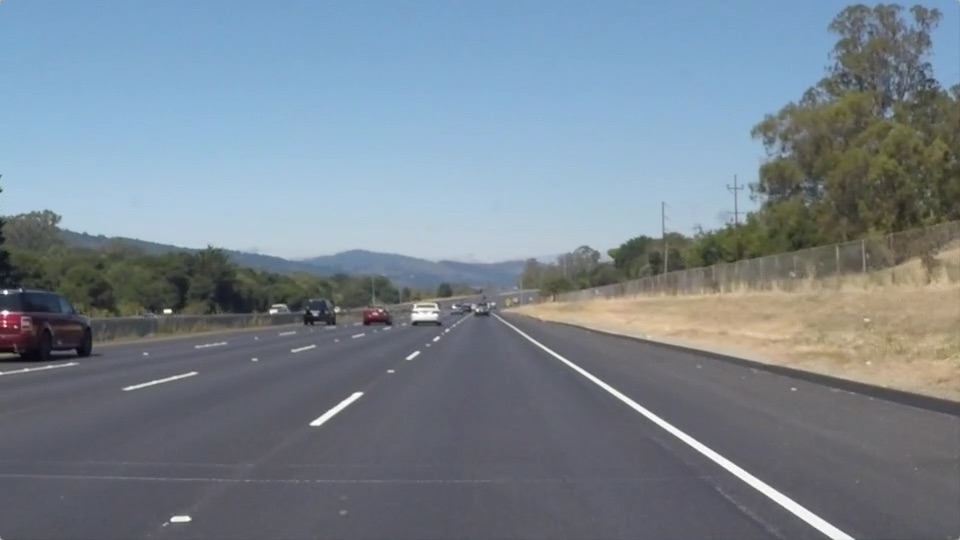
#> input picture CarND-LaneLines-P1/test_images/solidWhiteRight.jpg, 960 x 540 px
$ jupyter execute --allow-errors P1.ipynb   (shell and % lines are left out)
#> lines starting #> are read from the running program, lines starting #| are printed output that depends on the picture; after the words box and inside, x2 and y2 are one past the last pixel; in counts of white or black regions, pixels touching at a corner belong together
# Self-Driving Car Engineer Nanodegree

## Project: **Finding Lane Lines on the Road**
***
In this project, you will use the tools you learned about in the lesson to identify lane lines on the road.  You can develop your pipeline on a series of individual images, and later apply the result to a video stream (really just a series of images). Check out the video clip "raw-lines-example.mp4" (also contained in this repository) to see what the output should look like after using the helper functions below.

Once you have a result that looks roughly like "raw-lines-example.mp4", you'll need to get creative and try to average and/or extrapolate the line segments you've detected to map out the full extent of the lane lines.  You can see an example of the result you're going for in the video "P1_example.mp4".  Ultimately, you would like to draw just one line for the left side of the lane, and one for the right.

In addition to implementing code, there is a brief writeup to complete. The writeup should be completed in a separate file, which can be either a markdown file or a pdf document. There is a [write up template](https://github.com/udacity/CarND-LaneLines-P1/blob/master/writeup_template.md) that can be used to guide the writing process. Completing both the code in the Ipython notebook and the writeup template will cover all of the [rubric points](https://review.udacity.com/#!/rubrics/322/view) for this project.

---
Let's have a look at our first image called 'test_images/solidWhiteRight.jpg'.  Run the 2 cells below (hit Shift-Enter or the "play" button above) to display the image.

**Note: If, at any point, you encounter frozen display windows or other confounding issues, you can always start again with a clean slate by going to the "Kernel" menu above and selecting "Restart & Clear Output".**

---

**The tools you have are color selection, region of interest selection, grayscaling, Gaussian smoothing, Canny Edge Detection and Hough Tranform line detection.  You  are also free to explore and try other techniques that were not presented in the lesson.  Your goal is piece together a pipeline to detect the line segments in the image, then average/extrapolate them and draw them onto the image for display (as below).  Once you have a working pipeline, try it out on the video stream below.**

---

<figure>

 <figcaption>
 <p></p>
 <p style="text-align: center;"> Your output should look something like this (above) after detecting line segments using the helper functions below </p>
 </figcaption>
</figure>
 <p></p>
<figure>

 <figcaption>
 <p></p>
 <p style="text-align: center;"> Your goal is to connect/average/extrapolate line segments to get output like this</p>
 </figcaption>
</figure>

**Run the cell below to import some packages.  If you get an `import error` for a package you've already installed, try changing your kernel (select the Kernel menu above --> Change Kernel).  Still have problems?  Try relaunching Jupyter Notebook from the terminal prompt.  Also, see [this forum post](https://carnd-forums.udacity.com/cq/viewquestion.action?spaceKey=CAR&id=29496372&questionTitle=finding-lanes---import-cv2-fails-even-though-python-in-the-terminal-window-has-no-problem-with-import-cv2) for more troubleshooting tips.**

## Import Packages

[cell 1]
#importing some useful packages
import matplotlib.pyplot as plt
import matplotlib.image as mpimg
import numpy as np
import cv2

## Read in an Image

[cell 2]
#reading in an image
image = mpimg.imread('test_images/solidWhiteRight.jpg')
#> image is the input picture: shape (540, 960, 3); mean R, G, B 120.3, 132.6, 143.7

#printing out some stats and plotting
print('This image is:', type(image), 'with dimensions:', image.shape)
#| This image is: <class 'numpy.ndarray'> with dimensions: (540, 960, 3)
plt.imshow(image)  # if you wanted to show a single color channel image called 'gray', for example, call as plt.imshow(gray, cmap='gray')

## Ideas for Lane Detection Pipeline

**Some OpenCV functions (beyond those introduced in the lesson) that might be useful for this project are:**

`cv2.inRange()` for color selection
`cv2.fillPoly()` for regions selection
`cv2.line()` to draw lines on an image given endpoints
`cv2.addWeighted()` to coadd / overlay two images
`cv2.cvtColor()` to grayscale or change color
`cv2.imwrite()` to output images to file
`cv2.bitwise_and()` to apply a mask to an image

**Check out the OpenCV documentation to learn about these and discover even more awesome functionality!**

## Helper Functions

Below are some helper functions to help get you started. They should look familiar from the lesson!

[cell 3]
import math

def grayscale(img):
    """Applies the Grayscale transform
    This will return an image with only one color channel
    but NOTE: to see the returned image as grayscale
    (assuming your grayscaled image is called 'gray')
    you should call plt.imshow(gray, cmap='gray')"""
    return cv2.cvtColor(img, cv2.COLOR_RGB2GRAY)
    # Or use BGR2GRAY if you read an image with cv2.imread()
    # return cv2.cvtColor(img, cv2.COLOR_BGR2GRAY)

def canny(img, low_threshold, high_threshold):
    """Applies the Canny transform"""
    return cv2.Canny(img, low_threshold, high_threshold)

def gaussian_blur(img, kernel_size):
    """Applies a Gaussian Noise kernel"""
    return cv2.GaussianBlur(img, (kernel_size, kernel_size), 0)

def region_of_interest(img, vertices):
    """
    Applies an image mask.

    Only keeps the region of the image defined by the polygon
    formed from `vertices`. The rest of the image is set to black.
    """
    #defining a blank mask to start with
    mask = np.zeros_like(img)

    #defining a 3 channel or 1 channel color to fill the mask with depending on the input image
    if len(img.shape) > 2:
        channel_count = img.shape[2]  # i.e. 3 or 4 depending on your image
        ignore_mask_color = (255,) * channel_count
    else:
        ignore_mask_color = 255

    #filling pixels inside the polygon defined by "vertices" with the fill color
    cv2.fillPoly(mask, vertices, ignore_mask_color)

    #returning the image only where mask pixels are nonzero
    masked_image = cv2.bitwise_and(img, mask)
    return masked_image

def extrapolate_line(img, list_of_lines):
    shape = img.shape

    x = []
    y = []
    for x1, y1, x2, y2 in list_of_lines:
        x += [x1, x2]
        y += [y1, y2]
    z = np.polyfit(x, y, 1)
    m, b = z
    x_for_y0 = int((shape[0] - b) / m)
    x_for_y1 = int((min(y) - b) / m)
    return np.array([[x_for_y0, shape[0], x_for_y1, min(y)]])


def draw_lines(img, lines, color=[255, 0, 0], thickness=5):
    """
    NOTE: this is the function you might want to use as a starting point once you want to
    average/extrapolate the line segments you detect to map out the full
    extent of the lane (going from the result shown in raw-lines-example.mp4
    to that shown in P1_example.mp4).

    Think about things like separating line segments by their
    slope ((y2-y1)/(x2-x1)) to decide which segments are part of the left
    line vs. the right line.  Then, you can average the position of each of
    the lines and extrapolate to the top and bottom of the lane.

    This function draws `lines` with `color` and `thickness`.
    Lines are drawn on the image inplace (mutates the image).
    If you want to make the lines semi-transparent, think about combining
    this function with the weighted_img() function below
    """
    left_lines = []
    right_lines = []
    for line in lines:
        for x1,y1,x2,y2 in line:
            if x2 == x1:
                continue
            slope = ((y2-y1)/(x2-x1))
            if abs(slope) < 0.5:
                continue
            if slope > 0:
                right_lines.extend(line.tolist())
            else:
                left_lines.extend(line.tolist())

    if len(left_lines) == 0:
        print("Error: there is no line on the left")
    else:
        left_line = extrapolate_line(img, left_lines)
#         print('left_line:', left_line)
        for x1,y1,x2,y2 in left_line:
            cv2.line(img, (x1, y1), (x2, y2), color, thickness)


    if len(right_lines) == 0:
        print("Error: there is no line on the right")
    else:
        right_line = extrapolate_line(img, right_lines)
#         print('right_line:', right_line)
        for x1,y1,x2,y2 in right_line:
            cv2.line(img, (x1, y1), (x2, y2), color, thickness)

#     for line in lines:
#         for x1,y1,x2,y2 in line:
#             cv2.line(img, (x1, y1), (x2, y2), color, thickness)

def hough_lines(img, rho, theta, threshold, min_line_len, max_line_gap):
    """
    `img` should be the output of a Canny transform.

    Returns an image with hough lines drawn.
    """
    lines = cv2.HoughLinesP(img, rho, theta, threshold, np.array([]), minLineLength=min_line_len, maxLineGap=max_line_gap)
    line_img = np.zeros((img.shape[0], img.shape[1], 3), dtype=np.uint8)
    draw_lines(line_img, lines)
    return line_img

# Python 3 has support for cool math symbols.

def weighted_img(img, initial_img, α=0.8, β=1., λ=0.):
    """
    `img` is the output of the hough_lines(), An image with lines drawn on it.
    Should be a blank image (all black) with lines drawn on it.

    `initial_img` should be the image before any processing.

    The result image is computed as follows:

    initial_img * α + img * β + λ
    NOTE: initial_img and img must be the same shape!
    """
    return cv2.addWeighted(initial_img, α, img, β, λ)

## Test Images

Build your pipeline to work on the images in the directory "test_images"
**You should make sure your pipeline works well on these images before you try the videos.**

[cell 4]
import os
os.listdir("test_images/")

## Build a Lane Finding Pipeline

Build the pipeline and run your solution on all test_images. Make copies into the `test_images_output` directory, and you can use the images in your writeup report.

Try tuning the various parameters, especially the low and high Canny thresholds as well as the Hough lines parameters.

[cell 5]
# TODO: Build your pipeline that will draw lane lines on the test_images
# then save them to the test_images directory.

low_threshold = 30
high_threshold = 90

rho = 2 # distance resolution in pixels of the Hough grid
theta = np.pi/180 # angular resolution in radians of the Hough grid
threshold = 60 # minimum number of votes (intersections in Hough grid cell)
min_line_length = 30 #minimum number of pixels making up a line
max_line_gap = 60 # maximum gap in pixels between connectable line segments

top_offset = 320
bottom_offset = 1
bottom_left_offset = 960/8
top_left_offset = 420
bottom_right_offset = 960*0.95
top_right_offset = 560


images = os.listdir("test_images/")
for image in images:
    imageFile = "test_images/" + image
    print(imageFile)
    # make the image gray
    image = mpimg.imread(imageFile)
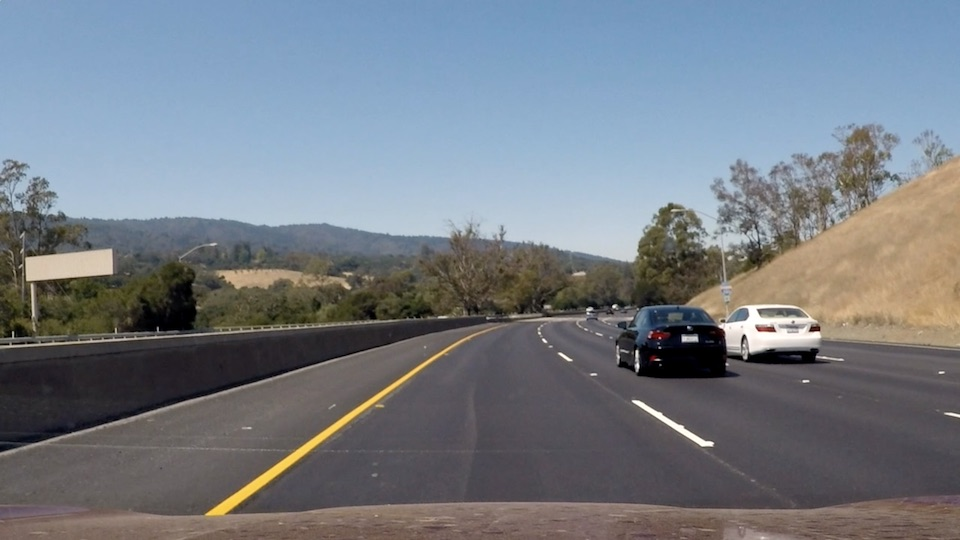
#> input picture CarND-LaneLines-P1/test_images/challengeTest.jpg, 960 x 540 px
#> image is the input picture: shape (540, 960, 3); mean R, G, B 117.9, 124.4, 132.6
    gray = grayscale(image)
    plt.imshow(gray, cmap='gray')
    plt.show()
    # apply gaussian smoothing
    blur_gray = gaussian_blur(gray, 5)
    edges = canny(blur_gray, low_threshold, high_threshold)
#> in canny, `return cv2.Canny(img, low_threshold, high_threshold)`:
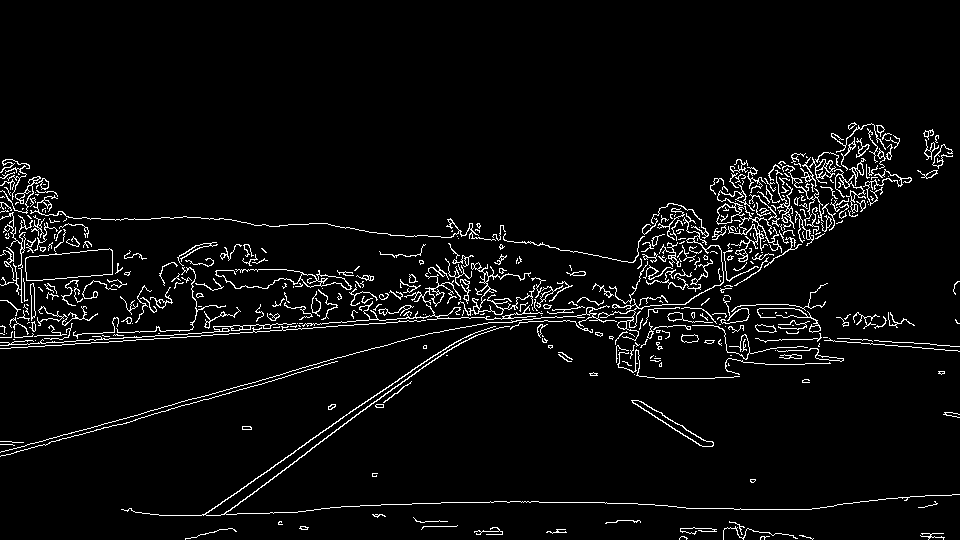
#> returned value: shape (540, 960); 4.4% white in thin lines or dots, all inside (x1, y1, x2, y2) = (0, 122, 960, 540)
    plt.imshow(edges, cmap='Greys_r')
#     plt.show()

    imshape = image.shape
    print(imshape)
#| (540, 960, 3)
#     plt.imshow(image)
    vertices = np.array([[(imshape[1]/8,imshape[0]),
                          (imshape[1]*0.4, imshape[0]*0.6),
                          (imshape[1]*0.6, imshape[0]*0.6),
                          (imshape[1]*0.95,imshape[0])]],
                        dtype=np.int32)
    masked_edges = region_of_interest(edges, vertices)
    x = [vertices[0][0][0], vertices[0][1][0], vertices[0][2][0], vertices[0][3][0]]
    y = [vertices[0][0][1], vertices[0][1][1], vertices[0][2][1], vertices[0][3][1]]
    plt.plot(x, y, 'b--', lw=4)
    plt.show()
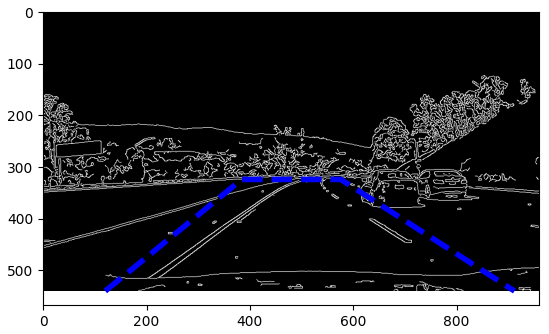
#> figure drawn by matplotlib, 1 panel

    lines = hough_lines(masked_edges, rho, theta, threshold, min_line_length, max_line_gap)
#> in hough_lines, `lines = cv2.HoughLinesP(img, rho, theta, threshold, np.array([]), minL..`: lines = 27 rows, first 6: [203, 515, 475, 325], [194, 537, 477, 324], [571, 502, 667, 505], [321, 508, 525, 501], [548, 347, 797, 509], [686, 508, 771, 509]
#> the loop in draw_lines, `for line in lines:` made 27 passes
#> after the loop in draw_lines, `for line in lines:`: left_lines = [[203, 515, 475, 325], [194, 537, 477, 324], [348, 420, 470, 334], [377, 407, 410, 383], [193, 537, 440, 351], [217, 506, 293, 453], [394, 382, 487, 328]]; right_lines = [[548, 347, 797, 509], [514, 326, 713, 445], [518, 324, 667, 424]]
#> the loop in extrapolate_line, `for x1, y1, x2, y2 in list_of_lines:` made 7 passes
#> (x1, y1, x2, y2, x, y) on passes 1 to 2: (203, 515, 475, 325, [203, 475], [515, 325]), (194, 537, 477, 324, [203, 475, 194, 477], [515, 325, 537, 324])
#> in extrapolate_line, `z = np.polyfit(x, y, 1)`: z = [-0.71, 666.8]
#> in extrapolate_line, `m, b = z`: m = -0.71; b = 666.8
#> in extrapolate_line, `x_for_y0 = int((shape[0] - b) / m)`: x_for_y0 = 178
#> in extrapolate_line, `x_for_y1 = int((min(y) - b) / m)`: x_for_y1 = 483
#> in draw_lines, `left_line = extrapolate_line(img, left_lines)`: left_line = [[178, 540, 483, 324]]
#> the loop in draw_lines, `for x1,y1,x2,y2 in left_line:` made 1 pass
#> after the loop in draw_lines, `for x1,y1,x2,y2 in left_line:`:
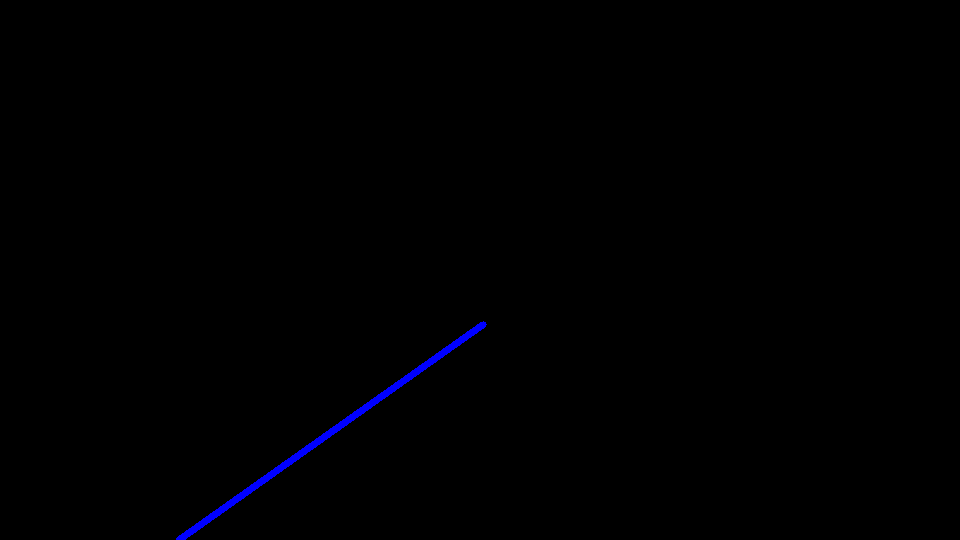
#> img: shape (540, 960, 3); mean of channels 0, 1, 2 1.3, 0, 0; drawn as B, G, R
#> the loop in extrapolate_line (call 2), `for x1, y1, x2, y2 in list_of_lines:` made 3 passes
#> (x1, y1, x2, y2, x, y) on passes 1 to 2: (548, 347, 797, 509, [548, 797], [347, 509]), (514, 326, 713, 445, [548, 797, 514, 713], [347, 509, 326, 445])
#> in draw_lines, `right_line = extrapolate_line(img, right_lines)`: right_line = [[850, 540, 514, 324]]
#> the loop in draw_lines, `for x1,y1,x2,y2 in right_line:` made 1 pass
#> after the loop in draw_lines, `for x1,y1,x2,y2 in right_line:`:
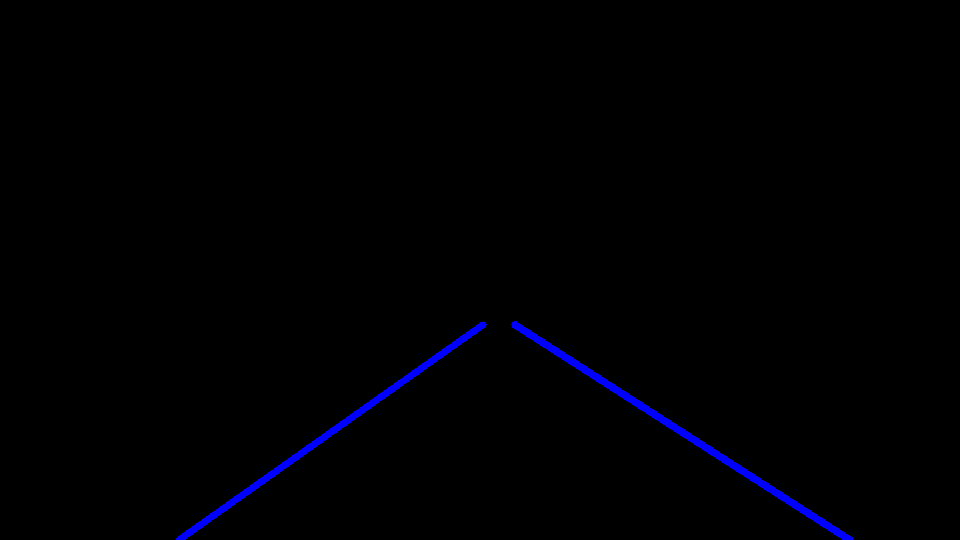
#> img: shape (540, 960, 3); 0.57% of pixels changed, all inside (x1, y1, x2, y2) = (511, 321, 853, 540); drawn as B, G, R
    plt.imshow(lines)
    plt.show()

    combo = weighted_img(lines, image)
#> in weighted_img, `return cv2.addWeighted(initial_img, α, img, β, λ)`:
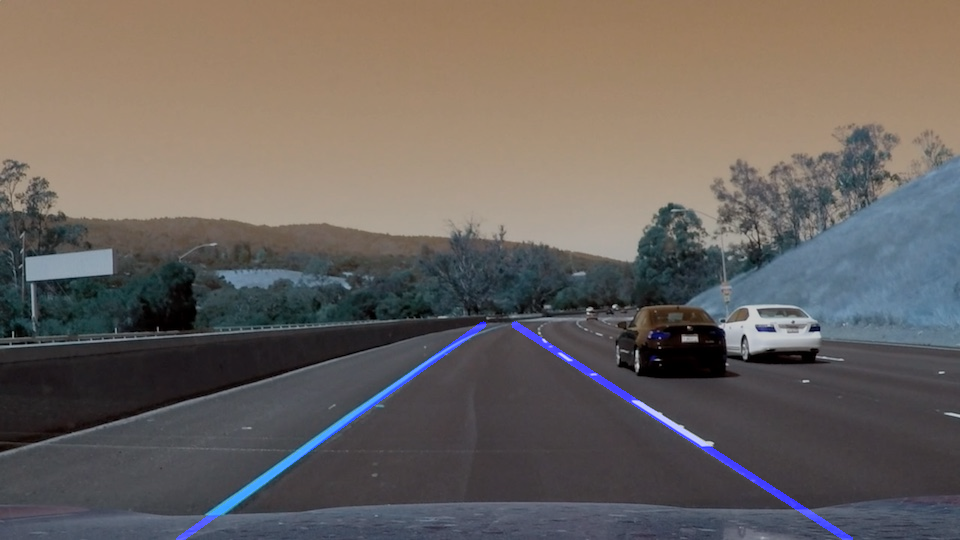
#> returned value: shape (540, 960, 3); mean of channels 0, 1, 2 95.7, 99.6, 106.1; drawn as B, G, R
    plt.imshow(combo)
    plt.show()

## Test on Videos

You know what's cooler than drawing lanes over images? Drawing lanes over video!

We can test our solution on two provided videos:

`solidWhiteRight.mp4`

`solidYellowLeft.mp4`

**Note: if you get an `import error` when you run the next cell, try changing your kernel (select the Kernel menu above --> Change Kernel).  Still have problems?  Try relaunching Jupyter Notebook from the terminal prompt. Also, check out [this forum post](https://carnd-forums.udacity.com/questions/22677062/answers/22677109) for more troubleshooting tips.**

**If you get an error that looks like this:**
```
NeedDownloadError: Need ffmpeg exe.
You can download it by calling:
imageio.plugins.ffmpeg.download()
```
**Follow the instructions in the error message and check out [this forum post](https://carnd-forums.udacity.com/display/CAR/questions/26218840/import-videofileclip-error) for more troubleshooting tips across operating systems.**

[cell 6]
# Import everything needed to edit/save/watch video clips
from moviepy.editor import VideoFileClip
from IPython.display import HTML

[cell 7]
# [37 lines left out: function process_image, not called in this run]

Let's try the one with the solid white lane on the right first ...

[cell 8]
white_output = 'test_videos_output/solidWhiteRight.mp4'
#> white_output = 'test_videos_output/solidWhiteRight.mp4'

## To speed up the testing process you may want to try your pipeline on a shorter subclip of the video
## To do so add .subclip(start_second,end_second) to the end of the line below
## Where start_second and end_second are integer values representing the start and end of the subclip
## You may also uncomment the following line for a subclip of the first 5 seconds
##clip1 = VideoFileClip("test_videos/solidWhiteRight.mp4").subclip(0,5)
#> (the rest of this cell did not finish here and is left out)
